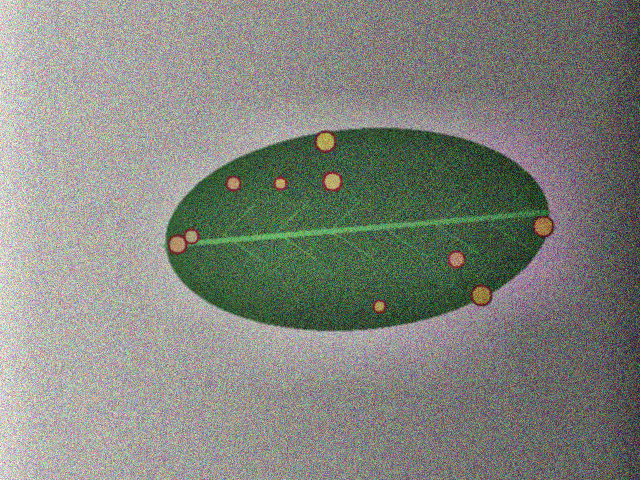
#> input picture hasil/b3_clahe_bgr.png, 640 x 480 px
$ python -i bercak.py   (imports and definitions only)
#> lines starting #> are read from the running program, lines starting #| are printed output that depends on the picture
#> further down, picture is the input picture: shape (480, 640, 3); mean B, G, R 125.3, 132.7, 130.2
### src/utils_tepi.py
"""utils_tepi.py: fungsi bantu evaluasi deteksi tepi dan morfologi (P5-P6 SIMUTEH)."""
import cv2
import numpy as np


# [27 lines left out: functions tepi_acuan, skor_tepi, iou, not called in this run]


def mask_daun_awal(img_bgr):
    """Mask daun sementara: ambang Otsu pada kanal saturasi (dibahas tuntas di P7)."""
    s = cv2.cvtColor(img_bgr, cv2.COLOR_BGR2HSV)[:, :, 1]
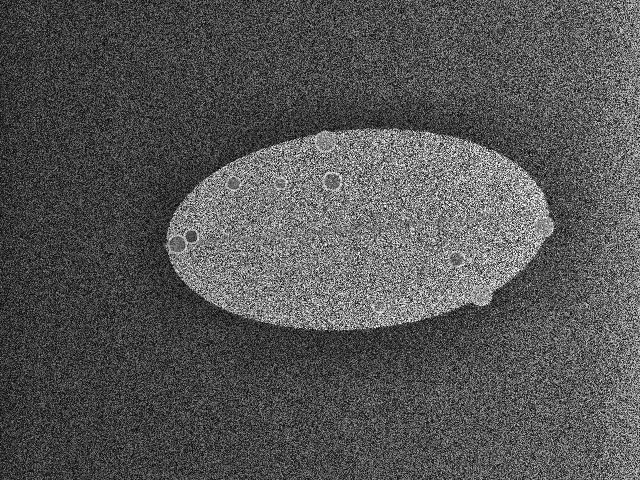
#> s: shape (480, 640); min 0, max 255, mean 84.6
    _, m = cv2.threshold(s, 0, 255, cv2.THRESH_BINARY + cv2.THRESH_OTSU)
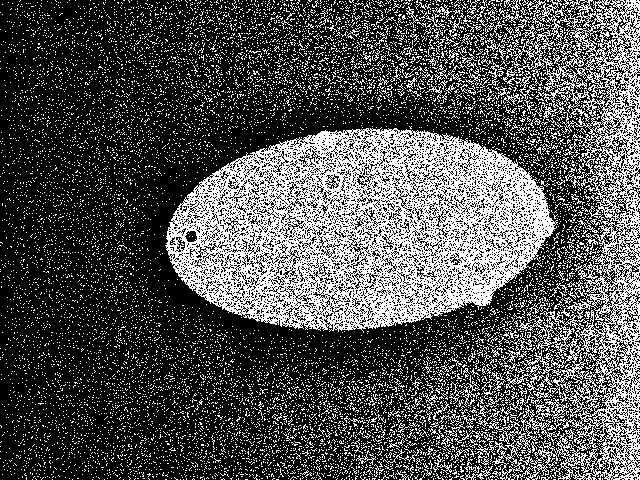
#> m: shape (480, 640); 31.7% white in thin lines or dots
    return m


def bercak_awal(img_bgr, mask_daun, kanal=2, k=4.0):
    """Citra biner bercak sementara: piksel daun pada kanal terpilih yang lebih
    terang dari median daun + k x MAD (simpangan median absolut, dikali 1,4826).
    Median dan MAD dipakai karena tidak ikut terseret oleh bercak yang luas.
    Hasilnya sengaja masih kasar: memuat titik derau, potongan tulang daun,
    dan tepi daun yang harus dibersihkan dengan operasi morfologi (P6)."""
#> called with kanal = 2, k = 4
    c = img_bgr[:, :, kanal].astype(np.float32)
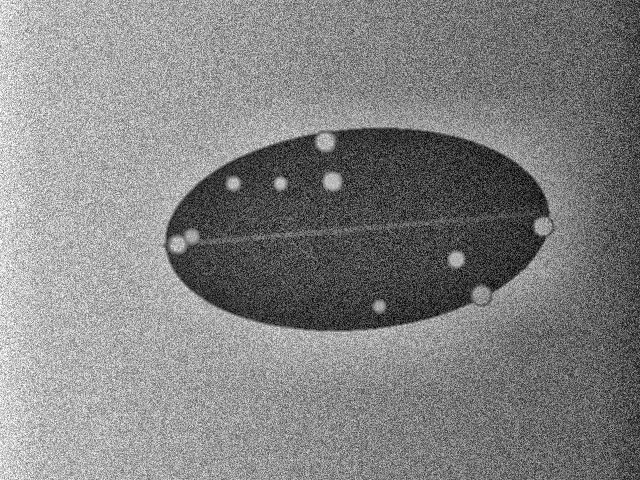
#> c: shape (480, 640) float32; min 0, max 255, mean 130.2
    m = mask_daun > 0
#> m: shape (480, 640) bool; 31.7% white in thin lines or dots
    med = np.median(c[m])
#> med = 87
    mad = 1.4826 * np.median(np.abs(c[m] - med))
#> mad = 53.37
    return (((c > med + k * mad) & m) * 255).astype(np.uint8)
#> returned value: shape (480, 640); every value is 0

### src/bercak.py
"""bercak.py: analisis bercak SIMUTEH (dipakai ulang mulai P7)."""
import json
import cv2
import numpy as np
from utils_tepi import mask_daun_awal, bercak_awal

PARAM_BERCAK = {
    "kanal": 2,            # kanal terpilih (2 = R)
    "k": 4.0,              # ambang median + k x MAD
    "se_bentuk": "elips",  # "elips", "persegi", "silang"
    "se_open": 5,          # ukuran SE opening (0 = tidak dipakai)
    "se_close": 5,         # ukuran SE closing (0 = tidak dipakai)
    "luas_min": 20,        # piksel
    "bulat_min": 0.5,
    "rasio_maks": 1.8,
    "batas_ringan": 0.1,   # persen bercak minimum kelas Ringan
    "batas_berat": 2.0,    # persen bercak minimum kelas Berat
    "mm_per_px": 0.4375,
}

_BENTUK = {"elips": cv2.MORPH_ELLIPSE, "persegi": cv2.MORPH_RECT, "silang": cv2.MORPH_CROSS}


def _se(p, uk):
    return cv2.getStructuringElement(_BENTUK[p["se_bentuk"]], (uk, uk))


def bersihkan(biner, p):
    """Opening membuang titik derau dan potongan tipis; closing menutup celah."""
    if p["se_open"] > 0:   # TODO 1
        biner = cv2.morphologyEx(biner, cv2.MORPH_OPEN, _se(p, p["se_open"]))
    if p["se_close"] > 0:  # TODO 2
        biner = cv2.morphologyEx(biner, cv2.MORPH_CLOSE, _se(p, p["se_close"]))
    return biner


def ukur_dan_saring(biner, p):
    """Mengembalikan mask bercak tersaring dan daftar ukuran setiap bercak."""
    # TODO 3: label komponen terhubung (konektivitas 8)
    n, lbl, st, cen = cv2.connectedComponentsWithStats((biner > 0).astype(np.uint8), connectivity=8)
#> lbl: shape (480, 640) int32; every value is 0
#> n = 1; st = [[0, 0, 640, 480, 307200]]; cen = [[319.5, 239.5]]
    keluar, daftar = np.zeros_like(biner), []
#> daftar = []
    for i in range(1, n):
        komp = (lbl == i).astype(np.uint8)
        kontur, _ = cv2.findContours(komp, cv2.RETR_EXTERNAL, cv2.CHAIN_APPROX_NONE)
        # TODO 4: luas, keliling, kebulatan, rasio aspek
        luas = int(st[i, cv2.CC_STAT_AREA])
        keliling = cv2.arcLength(kontur[0], True)
        kebulatan = 0.0 if keliling == 0 else 4 * np.pi * luas / keliling ** 2
        w, h = cv2.minAreaRect(kontur[0])[1]
        rasio = max(w, h) / max(min(w, h), 1)
        # TODO 5: simpan hanya komponen yang lolos aturan
        if luas >= p["luas_min"] and kebulatan >= p["bulat_min"] and rasio <= p["rasio_maks"]:
            keluar[lbl == i] = 255
            daftar.append({"luas_px": luas,
                           "luas_mm2": round(luas * p["mm_per_px"] ** 2, 2),
                           "keliling_px": round(float(keliling), 1),
                           "kebulatan": round(float(kebulatan), 2),
                           "rasio_aspek": round(float(rasio), 2),
                           "cx": int(cen[i][0]), "cy": int(cen[i][1])})
    return keluar, daftar


def analisis_daun(img_praproses, p=None):
    """Masukan: citra BGR hasil praproses. Keluaran: kamus hasil analisis."""
    p = {**PARAM_BERCAK, **(p or {})}
    m_daun = mask_daun_awal(img_praproses)
    biner = bercak_awal(img_praproses, m_daun, kanal=p["kanal"], k=p["k"])
    m_bercak, daftar = ukur_dan_saring(bersihkan(biner, p), p)
#> daftar = []
    # TODO 6: persen bercak = luas bercak / luas daun x 100
    luas_daun = int((m_daun > 0).sum())
#> luas_daun = 97473
    persen = 100.0 * int((m_bercak > 0).sum()) / luas_daun if luas_daun else 0.0
#> persen = 0
    # TODO 7: kelas dari batas_ringan dan batas_berat
    if persen >= p["batas_berat"]:
        kelas = "Bercak Berat"
    elif persen >= p["batas_ringan"]:
        kelas = "Bercak Ringan"
    else:
        kelas = "Sehat"
    return {"mask_daun": m_daun, "mask_bercak": m_bercak, "jumlah_bercak": len(daftar),
            "persen_bercak": round(float(persen), 3), "kelas": kelas, "bercak": daftar}


def simpan_param(p, path="../hasil/param_bercak.json"):
    with open(path, "w") as f:
        json.dump({**PARAM_BERCAK, **p}, f, indent=2)

>>> import cv2
>>> picture = cv2.imread('../hasil/b3_clahe_bgr.png')
>>> result = analisis_daun(picture)
#> result = 6 items
